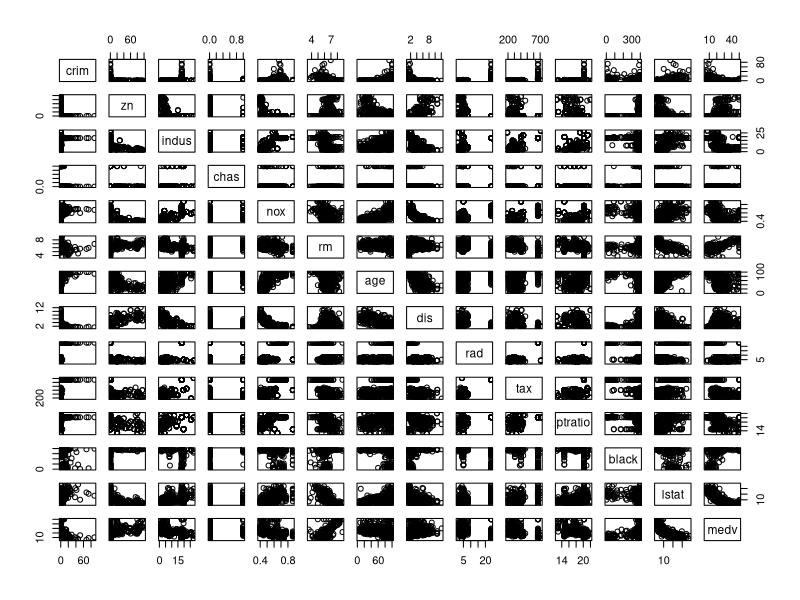
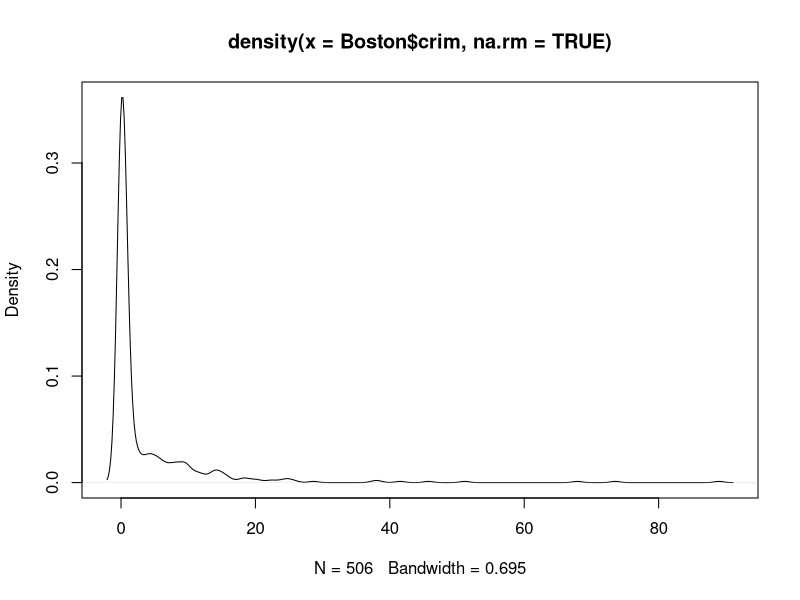
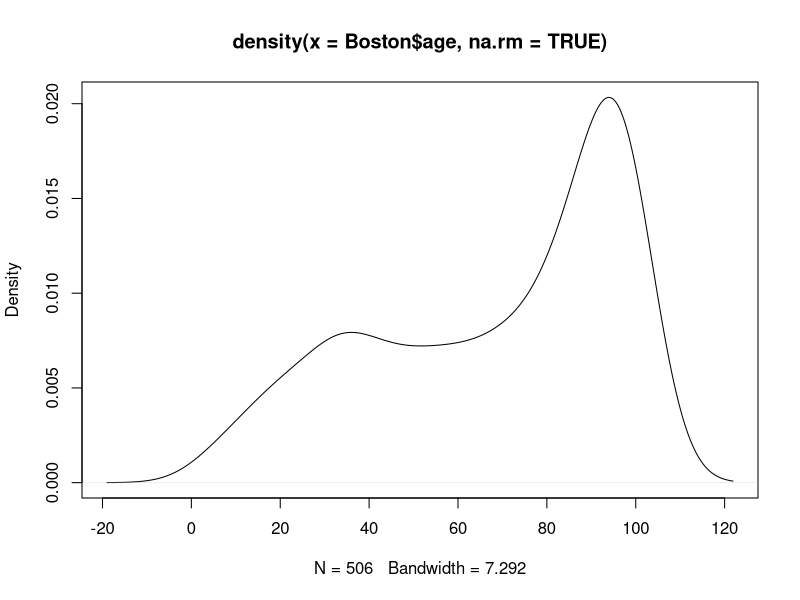
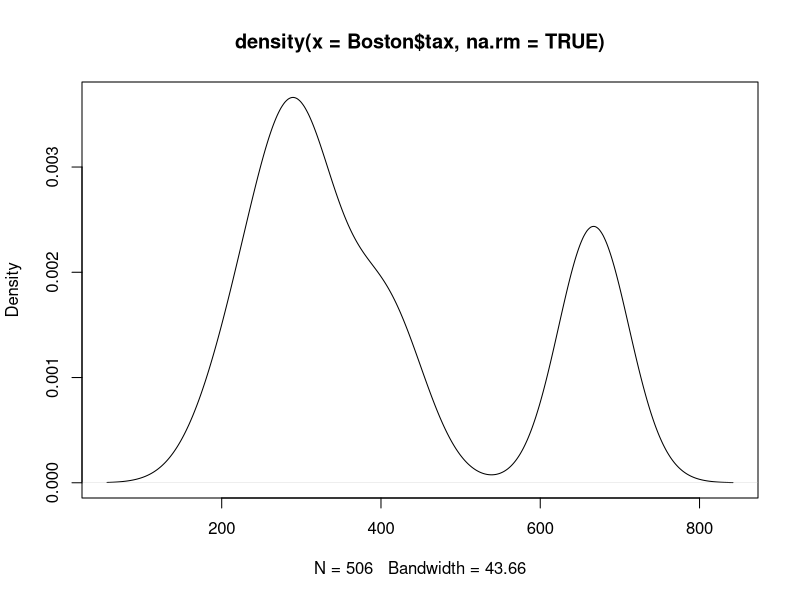
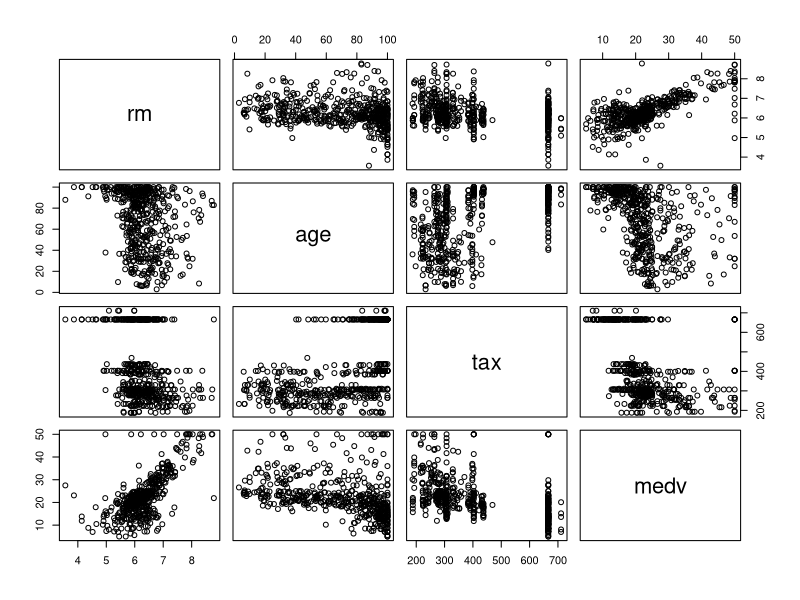
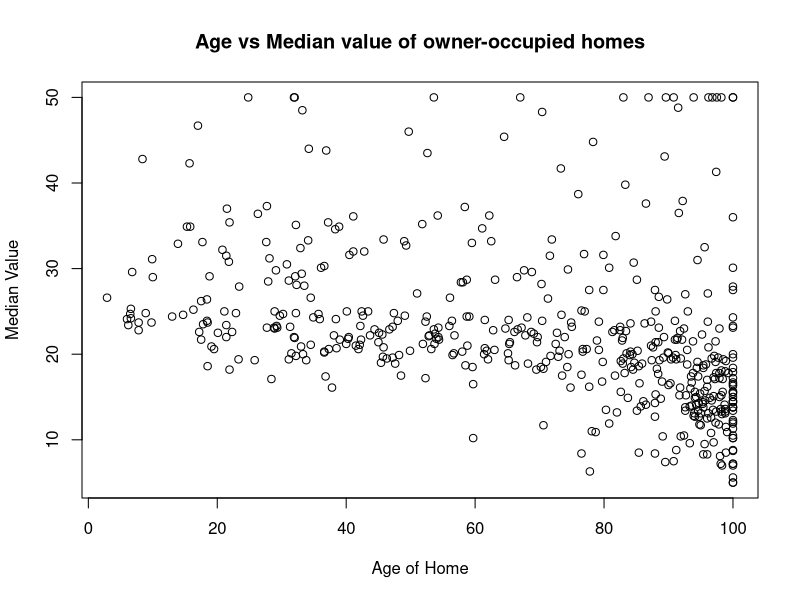
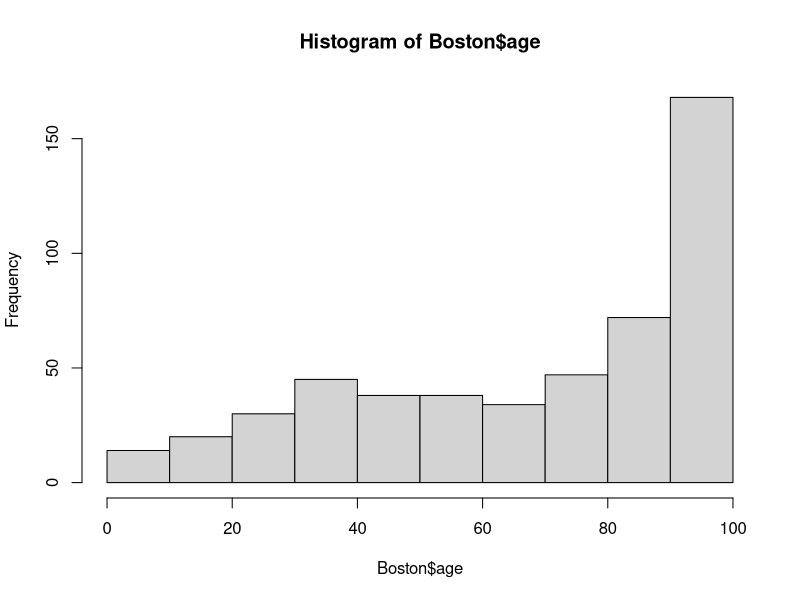
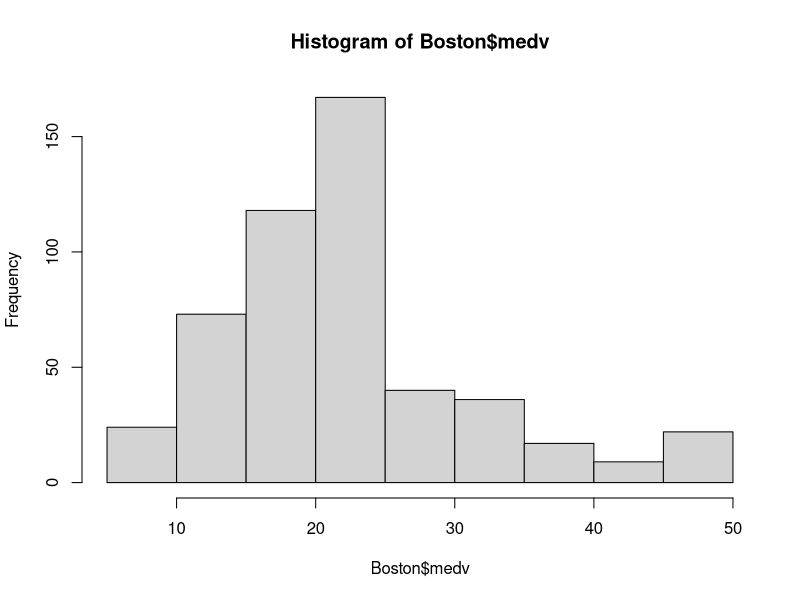

Source code (R) for these figures, in order:
## ---- chunk 1
library(MASS)
str(Boston)
## ---- chunk 2
head(Boston)
## ---- chunk 3
plot(Boston)
## ---- chunk 4
summary(Boston)
## ---- chunk 5
summary(Boston$zn)
## ---- chunk 6
sort(Boston$zn)
## ---- chunk 7
summary(Boston$chas)
## ---- chunk 8
sort(Boston$chas)
## ---- chunk 9
plot(density(Boston$crim,na.rm=TRUE))
## ---- chunk 10
plot(density(Boston$age,na.rm=TRUE))
## ---- chunk 11
plot(density(Boston$tax,na.rm=TRUE))
## ---- chunk 12
cor(Boston)
## ---- chunk 13
Boston_4 <- subset(Boston, select = c("rm", "age", "tax", "medv"))
plot(Boston_4)
## ---- chunk 14
Boston_5 <- subset(Boston, select = c("age", "medv"))
plot(Boston_5, main = "Age vs Median value of owner-occupied homes",
     xlab = "Age of Home",
     ylab = "Median Value")
## ---- chunk 15
summary(Boston_5)
## ---- chunk 16
sort(Boston_5$age)
## ---- chunk 17
hist(Boston$age)
## ---- chunk 18
sort(Boston_5$medv)
## ---- chunk 19
hist(Boston$medv)
## ---- chunk 20
plot(density(Boston$age,na.rm=TRUE))
## ---- chunk 21
plot(density(Boston$medv,na.rm=TRUE))
## ---- chunk 22
Boston_5.lm <- lm(age ~ medv, Boston_5) # save all outputs to an object
#The model formula is = intercept_coefficient + coefficient_var1*var1
## ---- chunk 23
Boston_5.lm
## ---- chunk 24
summary(Boston_5.lm)$r.squared # This is the coefficient of determination
## ---- chunk 25
cor(Boston_5, 
    use = "all.obs", # Specifies the handling of missing data. Options are all.obs (assumes no missing data - missing data will produce an error), complete.obs (listwise deletion), and pairwise.complete.obs (pairwise deletion)
    method = "pearson" # Specifies the type of correlation. Options are pearson, spearman or kendall.
      ) 
## ---- chunk 26
summary(Boston_5.lm)
## ---- chunk 27
t.test(Boston_5)
## ---- chunk 28
shapiro.test(Boston_5$age)
## ---- chunk 29
shapiro.test(Boston_5$medv)
